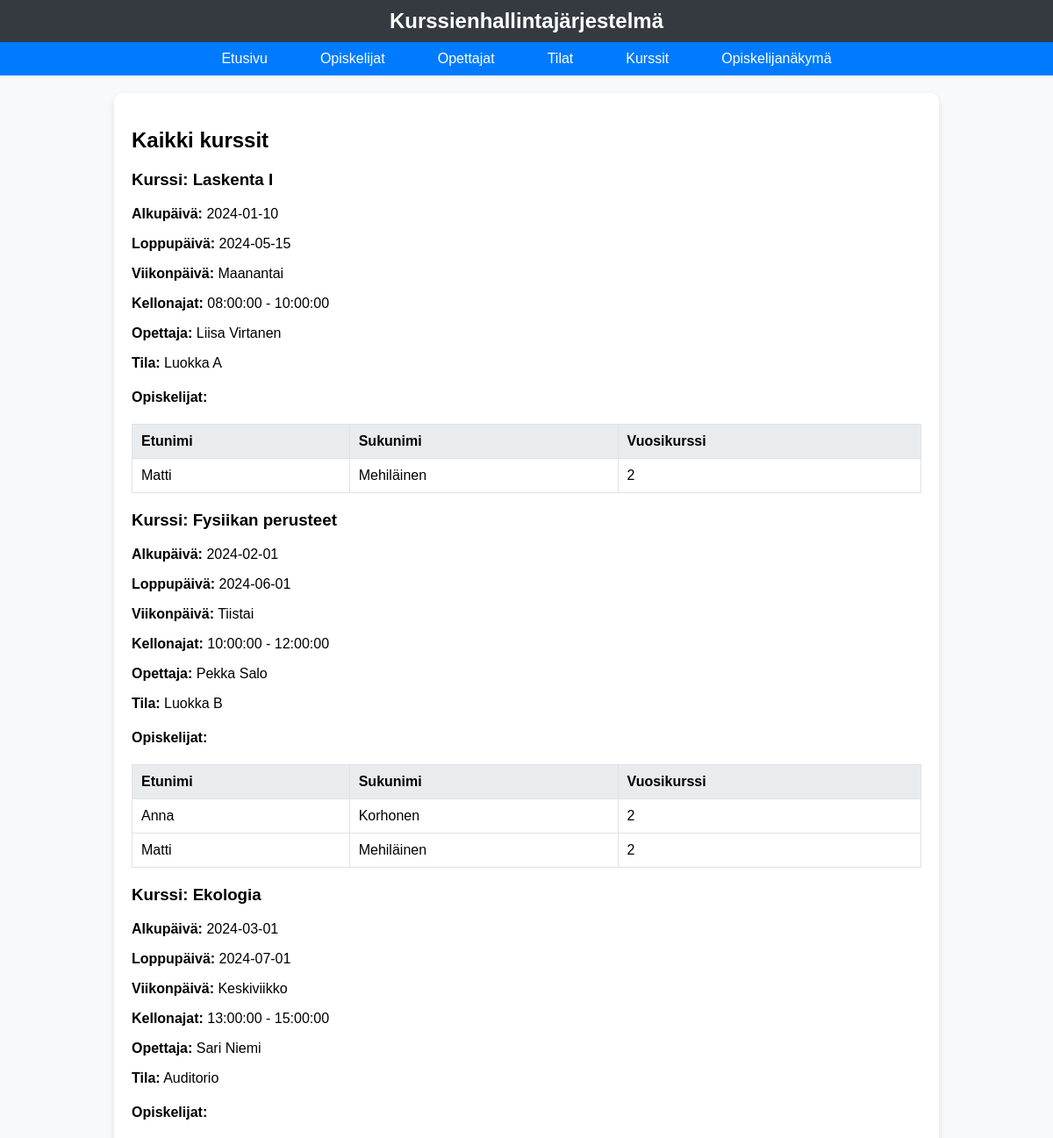
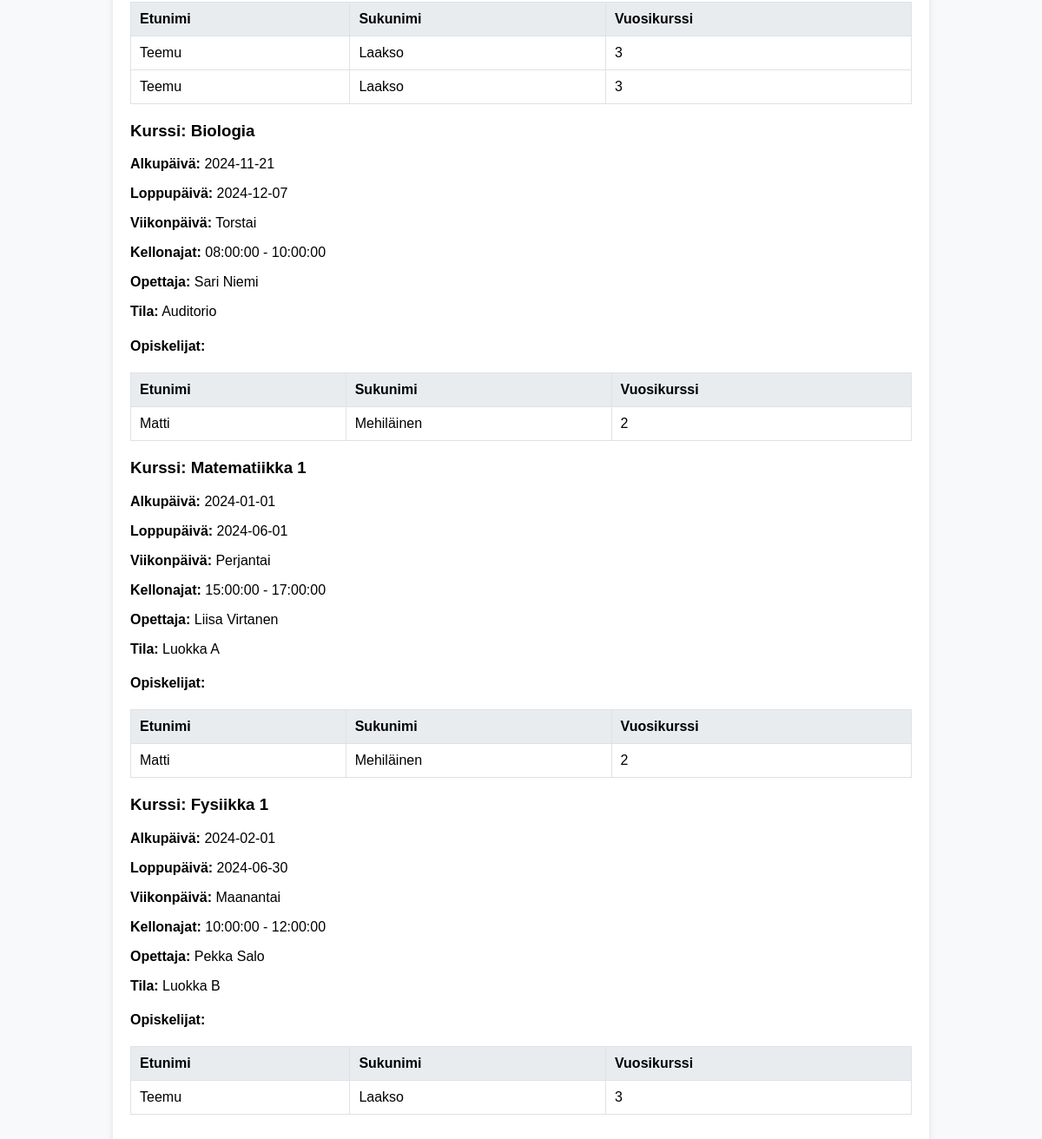
The page /topiprojekti/kurssit.php on the database its author committed (2 pictures, top to bottom).
### tables this page shows
CREATE TABLE `kurssit` (
  `tunnus` int(11) NOT NULL,
  `nimi` varchar(100) NOT NULL,
  `kuvaus` text DEFAULT NULL,
  `alkupaiva` date NOT NULL,
  `loppupaiva` date NOT NULL,
  `opettaja_id` int(11) NOT NULL,
  `tila_id` int(11) NOT NULL,
  `viikonpaiva` varchar(20) NOT NULL,
  `alkuaika` time NOT NULL,
  `loppuaika` time NOT NULL
);

CREATE TABLE `opettajat` (
  `tunnusnumero` int(11) NOT NULL,
  `etunimi` varchar(50) NOT NULL,
  `sukunimi` varchar(50) NOT NULL,
  `aine` varchar(50) NOT NULL
);

CREATE TABLE `tilat` (
  `tunnus` int(11) NOT NULL,
  `nimi` varchar(50) NOT NULL,
  `kapasiteetti` int(11) NOT NULL
);

CREATE TABLE `opiskelijat` (
  `opiskelijanumero` int(11) NOT NULL,
  `etunimi` varchar(50) NOT NULL,
  `sukunimi` varchar(50) NOT NULL,
  `syntymapaiva` date NOT NULL,
  `vuosikurssi` int(11) DEFAULT NULL CHECK (`vuosikurssi` between 1 and 3)
);

### topiprojekti/kurssit.php (the view, shortened to what this page needs)
<?php
include 'yhteys.php';
include 'navbar.php';
if ($_SESSION['view'] === 'opettaja') {
    echo '<h2>Kaikki kurssit</h2>';
    $sql = "SELECT kurssit.tunnus, kurssit.nimi, kurssit.alkupaiva, kurssit.loppupaiva,
            kurssit.viikonpaiva, kurssit.alkuaika, kurssit.loppuaika,
            opettajat.etunimi AS opettaja_etunimi, opettajat.sukunimi AS opettaja_sukunimi,
            tilat.nimi AS tila_nimi
            FROM kurssit
            JOIN opettajat ON kurssit.opettaja_id = opettajat.tunnusnumero
            JOIN tilat ON kurssit.tila_id = tilat.tunnus";
    $kysely = $yhteys->query($sql);
    $kurssit = $kysely->fetchAll(PDO::FETCH_ASSOC);
    foreach ($kurssit as $kurssi) {
        echo '<h3>Kurssi: ' . htmlspecialchars($kurssi['nimi']) . '</h3>';
        echo '<p><strong>Alkupäivä:</strong> ' . htmlspecialchars($kurssi['alkupaiva']) . '</p>';
        echo '<p><strong>Loppupäivä:</strong> ' . htmlspecialchars($kurssi['loppupaiva']) . '</p>';
        echo '<p><strong>Viikonpäivä:</strong> ' . htmlspecialchars($kurssi['viikonpaiva']) . '</p>';
        echo '<p><strong>Kellonajat:</strong> ' . htmlspecialchars($kurssi['alkuaika']) . ' - ' . htmlspecialchars($kurssi['loppuaika']) . '</p>';
        echo '<p><strong>Opettaja:</strong> ' . htmlspecialchars($kurssi['opettaja_etunimi'] . ' ' . $kurssi['opettaja_sukunimi']) . '</p>';
        echo '<p><strong>Tila:</strong> ' . htmlspecialchars($kurssi['tila_nimi']) . '</p>';
        $sql_opiskelijat = "SELECT opiskelijat.etunimi, opiskelijat.sukunimi, opiskelijat.vuosikurssi
                            FROM kurssikirjautumiset
                            JOIN opiskelijat ON kurssikirjautumiset.opiskelija_id = opiskelijat.opiskelijanumero
                            WHERE kurssikirjautumiset.kurssi_id = :kurssi_id";
        $kysely_opiskelijat = $yhteys->prepare($sql_opiskelijat);
        $kysely_opiskelijat->execute(['kurssi_id' => $kurssi['tunnus']]);
        $opiskelijat = $kysely_opiskelijat->fetchAll(PDO::FETCH_ASSOC);
        if ($opiskelijat) {
            echo '<h4>Opiskelijat:</h4>';
            echo '<table border="1">
                <tr>
                    <th>Etunimi</th>
                    <th>Sukunimi</th>
                    <th>Vuosikurssi</th>
                </tr>';
            foreach ($opiskelijat as $opiskelija) {
                echo '<tr>';
                echo '<td>' . htmlspecialchars($opiskelija['etunimi']) . '</td>';
                echo '<td>' . htmlspecialchars($opiskelija['sukunimi']) . '</td>';
                echo '<td>' . htmlspecialchars($opiskelija['vuosikurssi']) . '</td>';
                echo '</tr>';
            }
            echo '</table>';
        } else {
            echo '<p>Ei opiskelijoita tällä kurssilla.</p>';
        }
    }
}
?>
</main>
</body>
</html>

### topiprojekti/navbar.php (shortened to what this page needs)
<?php
$etusivu_linkki = $_SESSION['view'] === 'opettaja' ? 'index.php' : 'student_home.php';
?>
<!DOCTYPE html>
<html>
<head>
    <link rel="stylesheet" href="style.css">
</head>
<body>
<header>
    Kurssienhallintajärjestelmä
</header>
<nav>
    <ul>
        <li><a href="<?php echo $etusivu_linkki; ?>">Etusivu</a></li>
        <?php if ($_SESSION['view'] === 'opettaja'): ?>
            <li><a href="opiskelijat.php">Opiskelijat</a>
            </li>
            <li><a href="opettajat.php">Opettajat</a></li>
            <li><a href="tilat.php">Tilat</a></li>
        <?php endif; ?>
        <li><a href="kurssit.php">Kurssit</a></li>
        <li><a href="?change_view=1">
            <?php echo $_SESSION['view'] === 'opettaja' ? 'Opiskelijanäkymä' : 'Opettajanäkymä'; ?>
        </a></li>
    </ul>
</nav>
<main>

### topiprojekti/style.css (style rules this page uses)
body { font-family: Arial, sans-serif; background-color: #f8f9fa; margin: 0; padding: 0; }
header { background-color: #343a40; color: white; padding: 10px 20px; text-align: center; font-size: 24px; font-weight: bold; }
nav ul { display: flex; justify-content: center; list-style: none; padding: 0; margin: 0; background-color: #007bff; padding: 10px 0; }
nav ul li { position: relative; margin: 0 15px; }
nav ul li a { color: white; text-decoration: none; font-size: 16px; font-weight: 500; padding: 8px 15px; border-radius: 4px; transition: background-color 0.3s; }
main { padding: 20px; max-width: 900px; margin: 20px auto; background-color: white; box-shadow: 0px 4px 8px rgba(0, 0, 0, 0.1); border-radius: 10px; }
table { width: 100%; border-collapse: collapse; margin: 20px 0; }
table th, table td { border: 1px solid #dee2e6; padding: 10px; text-align: left; }
table th { background-color: #e9ecef; }

### rows shown on the page
kurssit: nimi "Laskenta I", alkupaiva "2024-01-10", loppupaiva "2024-05-15", viikonpaiva "Maanantai", alkuaika "08:00:00", loppuaika "10:00:00", opettaja.sukunimi "Liisa Virtanen", tila.nimi "Luokka A"
opiskelijat: etunimi "Matti", sukunimi "Mehiläinen", vuosikurssi "2"
kurssit: nimi "Fysiikan perusteet", alkupaiva "2024-02-01", loppupaiva "2024-06-01", viikonpaiva "Tiistai", alkuaika "10:00:00", loppuaika "12:00:00", opettaja.sukunimi "Pekka Salo", tila.nimi "Luokka B"
opiskelijat: etunimi "Anna", sukunimi "Korhonen", vuosikurssi "2"
kurssit: nimi "Ekologia", alkupaiva "2024-03-01", loppupaiva "2024-07-01", viikonpaiva "Keskiviikko", alkuaika "13:00:00", loppuaika "15:00:00", opettaja.sukunimi "Sari Niemi", tila.nimi "Auditorio"
opiskelijat: etunimi "Teemu", sukunimi "Laakso", vuosikurssi "3"
kurssit: nimi "Biologia", alkupaiva "2024-11-21", loppupaiva "2024-12-07", viikonpaiva "Torstai", alkuaika "08:00:00", loppuaika "10:00:00", opettaja.sukunimi "Sari Niemi", tila.nimi "Auditorio"
kurssit: nimi "Matematiikka 1", alkupaiva "2024-01-01", loppupaiva "2024-06-01", viikonpaiva "Perjantai", alkuaika "15:00:00", loppuaika "17:00:00", opettaja.sukunimi "Liisa Virtanen", tila.nimi "Luokka A"
kurssit: nimi "Fysiikka 1", alkupaiva "2024-02-01", loppupaiva "2024-06-30", viikonpaiva "Maanantai", alkuaika "10:00:00", loppuaika "12:00:00", opettaja.sukunimi "Pekka Salo", tila.nimi "Luokka B"
